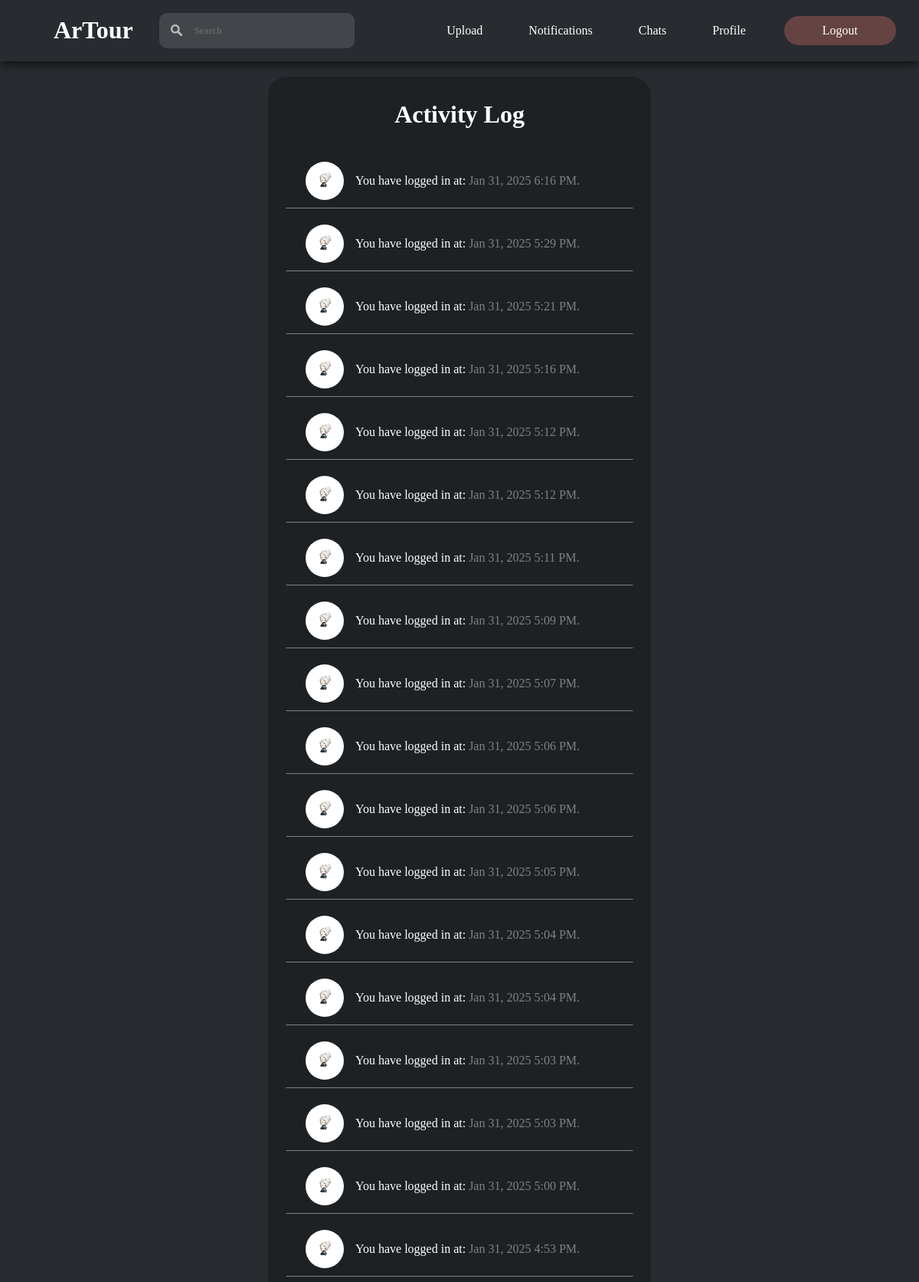
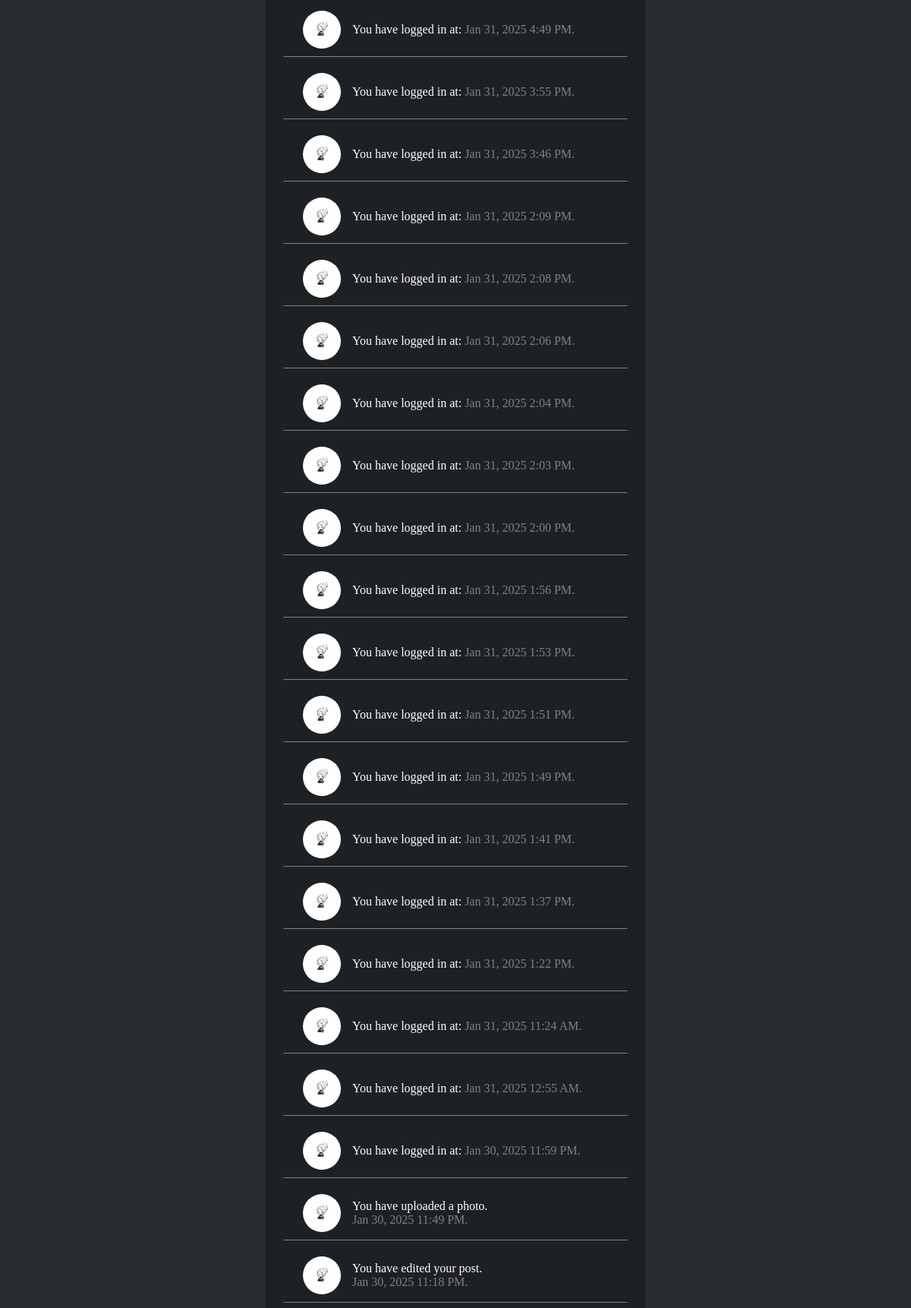
Screenshot of /html/activityLog.php (signed in, upper part) with the database file from the repository (2 pictures, top to bottom).
### tables this page shows
CREATE TABLE `notifications` (
  `notificationId` int(11) NOT NULL,
  `notifierId` int(11) NOT NULL,
  `notifType` int(11) NOT NULL,
  `imageId` int(11) DEFAULT NULL,
  `notifiedId` int(11) NOT NULL,
  `notifyDate` datetime NOT NULL,
  `readStatus` int(11) NOT NULL
);

CREATE TABLE `users` (
  `profileId` int(11) NOT NULL,
  `profileType` int(11) NOT NULL,
  `profileName` varchar(255) NOT NULL,
  `profilePassword` varchar(255) NOT NULL,
  `profileDescription` varchar(255) NOT NULL,
  `profileAddress` varchar(255) NOT NULL,
  `profileEmail` varchar(255) NOT NULL,
  `profileNumber` varchar(11) NOT NULL,
  `profileFacebook` varchar(255) NOT NULL,
  `profileInstagram` varchar(255) NOT NULL,
  `profileX` varchar(255) NOT NULL,
  `profilePicture` varchar(255) NOT NULL,
  `dateCreated` date NOT NULL,
  `activeStatus` int(11) NOT NULL,
  `resetToken` varchar(64) DEFAULT NULL,
  `resetTokenExpire` datetime DEFAULT NULL,
  `verifyStatus` int(11) NOT NULL,
  `verifyToken` varchar(64) DEFAULT NULL,
  `verifyTokenExpire` varchar(64) DEFAULT NULL
);

### html/activityLog.php (the view, shortened to what this page needs)
<!DOCTYPE html>
<html lang="en">
<head>
    <link rel="stylesheet" href="../css/activityLog.css">
</head>
<body>
    <?php
        $DBHost = "localhost";
        $DBUser = "root";
        $DBPass = "";
        $DBName = "artourdb";
        $conn = mysqli_connect($DBHost, $DBUser, $DBPass, $DBName);
        $loggedIn = $_SESSION['loggedIn'] ?? false;
        $getActivities ="SELECT * FROM notifications WHERE notifierId='".$_SESSION['userId']."' ORDER BY notifyDate DESC";
        $activitiesResult = mysqli_query($conn, $getActivities);
        $activitiesRow = mysqli_num_rows($activitiesResult);
    ?>
    <header>
        <div class="mainheader">
            <div class="logo">
                <h1> ArTour </h1>
            </div>
            <div class="search">
                <form action="search.php" method="POST">
                    <img src="../images/searchicon.png" alt="">
                    <input type="search" id="search" name="search" placeholder="Search">
                </form>
            </div>
            <div class="navigation">
                <nav class="sections">
                <?php
                    if ($loggedIn == true && $_SESSION['userType']==2){
                        echo '
                            <a href="uploadimage.php"> Upload </a>
                            <a href="notifications.php"> Notifications </a>
                            <a href="chats.php"> Chats </a>
                            <a href="profile.php"> Profile </a>
                            <a class="button" href="#divOne"> Logout </a>
                        ';
                    }
                ?>
                </nav>
            </div>
        </div>
    </header>
    <main>
        <div class="activitiesSection">
        <h1> Activity Log </h1>
        <?php
            if ($activitiesRow>0){
                while ($activity = mysqli_fetch_assoc($activitiesResult)){
                    $getNotified = "SELECT * FROM users WHERE profileId='".$activity['notifiedId']."'";
                    $notifiedResult = mysqli_query($conn, $getNotified);
                    $notified = mysqli_fetch_assoc($notifiedResult);
                    $getNotifier = "SELECT * FROM users WHERE profileId='".$activity['notifierId']."'";
                    $notifierResult = mysqli_query($conn, $getNotifier);
                    $notifier = mysqli_fetch_assoc($notifierResult);
                    $notifDate = strtotime($activity['notifyDate']);
                    $formatDate = date("M j, Y g:i A", $notifDate);
                    if ($activity['notifType']==1){
                        echo "
                        <a class='activities' target='_blank' href='viewpost.php?post=".$activity['imageId']."'>
                            <img src='../profiles/".$notifier['profilePicture']."'/>
                            <p> You liked a post from ".$notified['profileName'].". <br> <span style='color: gray;'> $formatDate. </span> </p>
                            <img src='../profiles/".$notified['profilePicture']."'/>
                        </a>
                        ";
                    }
                    else if ($activity['notifType']==2){
                        echo "
                        <a class='activities' target='_blank' href='viewpost.php?post=".$activity['imageId']."'>
                            <img src='../profiles/".$notifier['profilePicture']."'/>
                            <p> You commented on a post from ".$notified['profileName'].". <br> <span style='color: gray;'> $formatDate. </span> </p>
                            <img src='../profiles/".$notified['profilePicture']."'/>
                        </a>
                        ";
                    }
                    else if ($activity['notifType']==3){
                        echo "
                        <a class='activities' target='_blank' href='viewprofile.php?profile=".$notified['profileId']."'>
                            <img src='../profiles/".$notifier['profilePicture']."'/>
                            <p> You followed ".$notified['profileName'].". <br><span style='color: gray;'> $formatDate. </span></p>
                            <img src='../profiles/".$notified['profilePicture']."'/>
                        </a>
                        ";
                    }
                    else if ($activity['notifType']==5){
                        echo "
                        <a class='activities' href='#'>
                            ASD
                        </a>
                        ";
                    }
                    else if ($activity['notifType']==7){
                        echo "
                        <a class='activities' target='_blank' href='viewpost.php?post=".$activity['imageId']."'>
                            <img src='../profiles/".$notifier['profilePicture']."'/>
                            <p> You have edited your post. <br><span style='color: gray;'> $formatDate. </span></p>
                        </a>
                        ";
                    }
                    else if ($activity['notifType']==9){
                        echo "
                        <a class='activities' href='#'>
                            <img src='../profiles/".$notifier['profilePicture']."'/>
                            <p> You have logged in at: <span style='color: gray;'> $formatDate. </span> </p>
                        </a>
                        ";
                    }
                    else if ($activity['notifType']==10){
                        echo "
                        <a class='activities' target='_blank' href='viewprofile.php?profile=".$notified['profileId']."'>
                            <img src='../profiles/".$notifier['profilePicture']."'/>
                            <p> You unfollowed ".$notified['profileName'].". <br><span style='color: gray;'> $formatDate. </span></p>
                            <img src='../profiles/".$notified['profilePicture']."'/>
                        </a>
                        ";
                    }
                    else if ($activity['notifType']==12){
                        echo "
                        <a class='activities' target='_blank' href='viewpost.php?post=".$activity['imageId']."'>
                            <img src='../profiles/".$notifier['profilePicture']."'/>
                            <p> You have uploaded a photo. <br><span style='color: gray;'> $formatDate. </span></p>
                        </a>
                        ";
                    }
                }
            }
            else {
                echo "
                <p class='noActivities'>
                    No Activities Found.
                </p>";
            }
        ?>
        </div>
    </main>
</body>
</html>

### css/activityLog.css (style rules this page uses)
body { background-color: #282b30; background-size: cover; font-family: 'Century Gothic'; padding: 0; margin: 0; }
header { background-color: #282b30; display: flex; flex-direction: column; box-shadow: 0 0 15px black; width: 100%; position:sticky; top: 0; z-index: 99; }
.mainheader { display: flex; justify-content: space-between; align-items: center; }
.logo h1 { position:relative; left: 70px; color: white; }
.search { width: 20%; }
.search form { display: flex; align-items: center; flex-direction: row; background: #424549; border-radius: 10px; width: 100%; padding-left: 15px; }
.search form img { width: 15px; height: 15px; }
.search form input { background: #424549; padding: 15px; width: 100%; border: none; outline: none; box-sizing: border-box; font-family: "Century Gothic"; color: white; border-radius: 10px; }
.navigation { display: flex; flex-direction: row; }
nav { display: flex; align-items: center; }
main { display: flex; flex-direction: column; align-items: center; justify-content: center; width: 100%; }
.activitiesSection { display: flex; flex-direction: column; align-items: center; justify-content: center; background-color: #1e2124; width: 40%; padding: 10px; border-radius: 25px; margin: 20px 0 20px 0; }
main h1 { color: white; }
a.activities p { margin: 0; padding: 0; }
a.activities img { width: 50px; height: 50px; margin: 0 15px 0 15px; border-radius: 25px; }

### rows the page displays
notifications: users.profilePicture (picture), notifyDate "Jan 31, 2025 6:16 PM"
notifications: users.profilePicture (picture), notifyDate "Jan 31, 2025 5:29 PM"
notifications: users.profilePicture (picture), notifyDate "Jan 31, 2025 5:21 PM"
notifications: users.profilePicture (picture), notifyDate "Jan 31, 2025 5:16 PM"
notifications: users.profilePicture (picture), notifyDate "Jan 31, 2025 5:12 PM"
notifications: users.profilePicture (picture), notifyDate "Jan 31, 2025 5:12 PM"
notifications: users.profilePicture (picture), notifyDate "Jan 31, 2025 5:11 PM"
notifications: users.profilePicture (picture), notifyDate "Jan 31, 2025 5:09 PM"
notifications: users.profilePicture (picture), notifyDate "Jan 31, 2025 5:07 PM"
notifications: users.profilePicture (picture), notifyDate "Jan 31, 2025 5:06 PM"
notifications: users.profilePicture (picture), notifyDate "Jan 31, 2025 5:06 PM"
notifications: users.profilePicture (picture), notifyDate "Jan 31, 2025 5:05 PM"
notifications: users.profilePicture (picture), notifyDate "Jan 31, 2025 5:04 PM"
notifications: users.profilePicture (picture), notifyDate "Jan 31, 2025 5:04 PM"
notifications: users.profilePicture (picture), notifyDate "Jan 31, 2025 5:03 PM"
notifications: users.profilePicture (picture), notifyDate "Jan 31, 2025 5:03 PM"
notifications: users.profilePicture (picture), notifyDate "Jan 31, 2025 5:00 PM"
notifications: users.profilePicture (picture), notifyDate "Jan 31, 2025 4:53 PM"
notifications: users.profilePicture (picture), notifyDate "Jan 31, 2025 4:49 PM"
notifications: users.profilePicture (picture), notifyDate "Jan 31, 2025 3:55 PM"
notifications: users.profilePicture (picture), notifyDate "Jan 31, 2025 3:46 PM"
notifications: users.profilePicture (picture), notifyDate "Jan 31, 2025 2:09 PM"
notifications: users.profilePicture (picture), notifyDate "Jan 31, 2025 2:08 PM"
notifications: users.profilePicture (picture), notifyDate "Jan 31, 2025 2:06 PM"
notifications: users.profilePicture (picture), notifyDate "Jan 31, 2025 2:04 PM"
notifications: users.profilePicture (picture), notifyDate "Jan 31, 2025 2:03 PM"
notifications: users.profilePicture (picture), notifyDate "Jan 31, 2025 2:00 PM"
notifications: users.profilePicture (picture), notifyDate "Jan 31, 2025 1:56 PM"
notifications: users.profilePicture (picture), notifyDate "Jan 31, 2025 1:53 PM"
notifications: users.profilePicture (picture), notifyDate "Jan 31, 2025 1:51 PM"
notifications: users.profilePicture (picture), notifyDate "Jan 31, 2025 1:49 PM"
notifications: users.profilePicture (picture), notifyDate "Jan 31, 2025 1:41 PM"
notifications: users.profilePicture (picture), notifyDate "Jan 31, 2025 1:37 PM"
notifications: users.profilePicture (picture), notifyDate "Jan 31, 2025 1:22 PM"
notifications: users.profilePicture (picture), notifyDate "Jan 31, 2025 11:24 AM"
notifications: users.profilePicture (picture), notifyDate "Jan 31, 2025 12:55 AM"
notifications: users.profilePicture (picture), notifyDate "Jan 30, 2025 11:59 PM"
notifications: users.profilePicture (picture), notifyDate "Jan 30, 2025 11:49 PM"
notifications: users.profilePicture (picture), notifyDate "Jan 30, 2025 11:18 PM"
